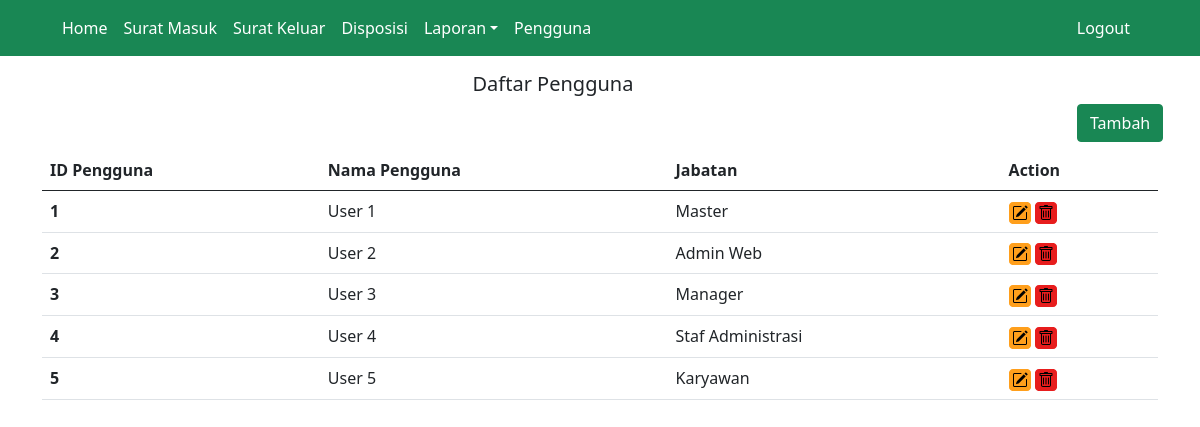
Page /master/get_pengguna.php on the committed database.
### tables this page shows
CREATE TABLE `pengguna` (
  `idPengguna` int(11) NOT NULL,
  `namaPengguna` varchar(30) NOT NULL,
  `jabatan` varchar(20) NOT NULL,
  `username` varchar(15) NOT NULL,
  `password` varchar(15) NOT NULL
);

### master/get_pengguna.php (the view, shortened to what this page needs)
<?php
include('../koneksi.php');
$query = "SELECT * FROM pengguna";
$result = mysqli_query($conn,$query);
?>
<!DOCTYPE html>
<html>
<head>
	<link rel="stylesheet" href="../css/bootstrap.min.css">
</head>
<body>
	<nav class="navbar navbar-expand-lg navbar-light bg-success">
		<div class="container">
			<div class="container-fluid">
			    <div class="collapse navbar-collapse" id="navbarSupportedContent">
			      <ul class="navbar-nav me-auto mb-2 mb-lg-0">
			        <li class="nav-item">
			          <a class="nav-link text-white" href="home.php">Home</a>
			        </li>
			        <li class="nav-item">
			          <a class="nav-link text-white" href="get_surat_masuk.php">Surat Masuk</a>
			        </li>
			        <li class="nav-item">
			          <a class="nav-link text-white" href="get_surat_keluar.php">Surat Keluar</a>
			        </li>
			        <li class="nav-item">
			          <a class="nav-link text-white" href="get_disposisi.php">Disposisi</a>
			        </li>
			        <li class="nav-item dropdown">
			          <a class="nav-link dropdown-toggle text-white" href="#" id="navbarDropdown" role="button" data-bs-toggle="dropdown" aria-expanded="false">Laporan</a>
			        </li>
			        <li class="nav-item">
			          <a class="nav-link active text-white" aria-current="page" href="#">Pengguna</a>
			        </li>
			      </ul>
			      <a class="nav-link text-white" href="../index.php">Logout</a>
			    </div>
			</div>
		</div>
	</nav>
	<div class="container mt-3">
		<div class="container mb-2">
			<div class="row justify-content-center">
				<div class="col-3">
			      <label><h5>Daftar Pengguna</h5></label>
			    </div>
			</div>
			<div class="row justify-content-end">
			    <div class="col-1">
			      <a class="btn btn-success" href="add_pengguna.php" role="button">Tambah</a>
			    </div>
			</div>
		</div>
		<table class="table">
		  <thead>
		    <tr>
		      <th scope="col">ID Pengguna</th>
		      <th scope="col">Nama Pengguna</th>
		      <th scope="col">Jabatan</th>
		      <th scope="col">Action</th>
		    </tr>
		  </thead>
		  <tbody>
		  	<?php while($data = mysqli_fetch_array($result)) { ?>
			    <tr>
			      <th scope="row"><?= $data['idPengguna'] ?></th>
			      <td><?= $data['namaPengguna'] ?></td>
			      <td><?= $data['jabatan'] ?></td>
			      <td><a href="update_pengguna.php?id=<?= $data['idPengguna']; ?>"><img src="../icon/ic_update.png"></a> <a href="delete_pengguna.php?id=<?= $data['idPengguna']; ?>"><img src="../icon/ic_delete.png"></a></td>
			    </tr>
			<?php } ?>
		  </tbody>
		</table>
	</div>
</body>
</html>

### rows in the picture
pengguna: idPengguna "1", namaPengguna "User 1", jabatan "Master"
pengguna: idPengguna "2", namaPengguna "User 2", jabatan "Admin Web"
pengguna: idPengguna "3", namaPengguna "User 3", jabatan "Manager"
pengguna: idPengguna "4", namaPengguna "User 4", jabatan "Staf Administrasi"
pengguna: idPengguna "5", namaPengguna "User 5", jabatan "Karyawan"
